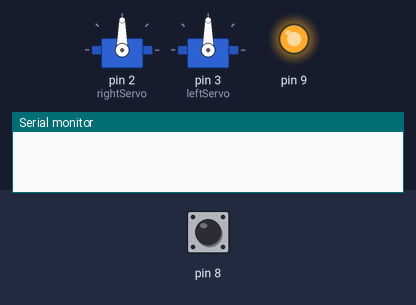
This sketch was run on a simulated Arduino Uno, built with avr-gcc and run on an emulated ATmega328P. On the bench: 2 × servo, output pins drawn as LEDs (lit = HIGH), the last lines printed to the serial monitor. The test bench sets the inputs (shaded band); at power-on: pin 8 LOW.

Above: at 0.1 s.
At 1.2 s:
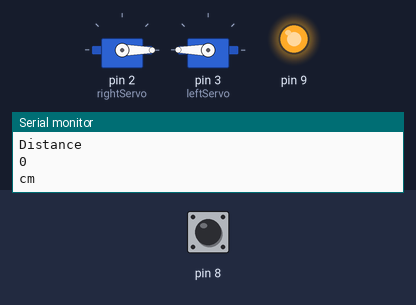
1.3 s: pin 8 pulsed HIGH 5 times (0.12 s each, 0.3 s apart)
At 3.2 s:
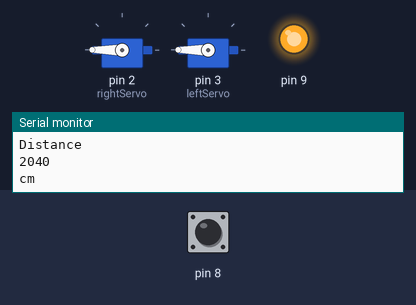
Timing chart, 0 to 5.8 s (numbered marks = the images above; inputs shaded):
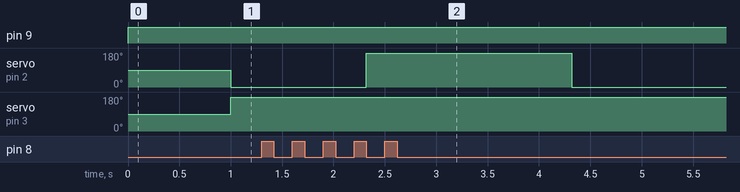

The sketch:

main_sketch.ino
```cpp
#include <Servo.h>

Servo rightServo;
Servo leftServo;
long distance;
long time_in;

void setup() {
  Serial.begin(9600);
  rightServo.attach(2);
  leftServo.attach(3);

  pinMode(9, OUTPUT);
  pinMode(8, INPUT);

  rightServo.write(90);
  leftServo.write(90);
}

void loop() {

  digitalWrite(9, LOW);
  delayMicroseconds(5);
  digitalWrite(9, HIGH);
  delayMicroseconds(10);

  time_in = pulseIn(8, HIGH);
  distance = int(0.017 * time_in); //Transform to cm
  Serial.println("Distance ");
  Serial.println(distance);
  Serial.println("cm");

  if(distance > 50){
    turn();
  } else {
    push();
  }
  delay(1000);
}

void turn(){
  rightServo.write(180);
  leftServo.write(180);
}

void push(){
  rightServo.write(0);
  leftServo.write(180);
}
```

Measured:
- after the input at 1.3 s, servo on pin 2 (rightServo): 0° → 180° after 1.0 s, → 0° 2.0 s later
